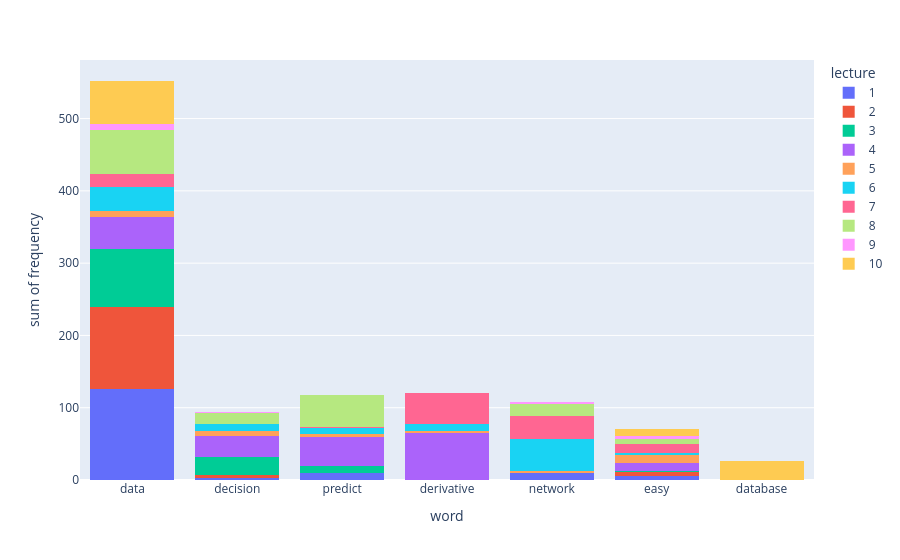

This figure's notebook cell:
### Markdown cell above
### c)

### Code cell
## Set up the frequency DF and the requested words
requestedWords = ["data", "decision", "predict", "derivative","network", "easy", "database"]
frequencyDF = pd.DataFrame(columns=["word", "lecture", "frequency"])

## Go through all rows in masterDF and collect all tokenized words until the lecture ends
currLecture = 1
lectureWords = []
currLectureWords = []

for rowIndex in masterDF.index:
    lectureNum = masterDF.loc[rowIndex, "Lecture Number"]
    if lectureNum == currLecture:
        currLectureWords.extend(tokenize_string( masterDF.loc[rowIndex, "text"]))
        continue
    else:
        lectureWords.append(currLectureWords)
        currLectureWords = tokenize_string( masterDF.loc[rowIndex, "text"])
        currLecture = lectureNum

## Append the last list
lectureWords.append(currLectureWords)

## Generate the word counts per lecture
for indx, lectureList in enumerate(lectureWords):
    lectureNum = indx+1
    valueCountDict = pd.Series(lectureList).value_counts().to_dict()
    for requestedWord in requestedWords:
        ## Check if word appears in string at all
        if requestedWord in valueCountDict.keys():
            wordCount = valueCountDict[requestedWord]
        else:
            wordCount = 0
        frequencyDF.loc[len(frequencyDF)] = [requestedWord, lectureNum, wordCount]

frequencyDF["lecture"] = frequencyDF["lecture"].astype(str)

px.histogram(frequencyDF, x="word", y="frequency", color="lecture", barmode="stack", labels={"sum of frequency": "Sum of Frequency"})

### Figure 1 — Plotly figure (JSON) as saved in the notebook; plotly's stock layout.template omitted (floating-point values rounded to 4 significant figures)
{"data": [{"bingroup": "x", "histfunc": "sum", "hovertemplate": "lecture=1<br>word=%{x}<br>sum of frequency=%{y}<extra></extra>", "legendgroup": "1", "marker": {"color": "#636efa", "pattern": {"shape": ""}}, "name": "1", "orientation": "v", "showlegend": true, "type": "histogram", "x": ["data", "decision", "predict", "derivative", "network", "easy", "database"], "xaxis": "x", "y": [126, 3, 9, 0, 9, 5, 0], "yaxis": "y"}, {"bingroup": "x", "histfunc": "sum", "hovertemplate": "lecture=2<br>word=%{x}<br>sum of frequency=%{y}<extra></extra>", "legendgroup": "2", "marker": {"color": "#EF553B", "pattern": {"shape": ""}}, "name": "2", "orientation": "v", "showlegend": true, "type": "histogram", "x": ["data", "decision", "predict", "derivative", "network", "easy", "database"], "xaxis": "x", "y": [113, 4, 0, 0, 1, 6, 0], "yaxis": "y"}, {"bingroup": "x", "histfunc": "sum", "hovertemplate": "lecture=3<br>word=%{x}<br>sum of frequency=%{y}<extra></extra>", "legendgroup": "3", "marker": {"color": "#00cc96", "pattern": {"shape": ""}}, "name": "3", "orientation": "v", "showlegend": true, "type": "histogram", "x": ["data", "decision", "predict", "derivative", "network", "easy", "database"], "xaxis": "x", "y": [80, 25, 10, 0, 0, 1, 0], "yaxis": "y"}, {"bingroup": "x", "histfunc": "sum", "hovertemplate": "lecture=4<br>word=%{x}<br>sum of frequency=%{y}<extra></extra>", "legendgroup": "4", "marker": {"color": "#ab63fa", "pattern": {"shape": ""}}, "name": "4", "orientation": "v", "showlegend": true, "type": "histogram", "x": ["data", "decision", "predict", "derivative", "network", "easy", "database"], "xaxis": "x", "y": [45, 29, 41, 65, 0, 12, 0], "yaxis": "y"}, {"bingroup": "x", "histfunc": "sum", "hovertemplate": "lecture=5<br>word=%{x}<br>sum of frequency=%{y}<extra></extra>", "legendgroup": "5", "marker": {"color": "#FFA15A", "pattern": {"shape": ""}}, "name": "5", "orientation": "v", "showlegend": true, "type": "histogram", "x": ["data", "decision", "predict", "derivative", "network", "easy", "database"], "xaxis": "x", "y": [8, 7, 4, 3, 2, 10, 0], "yaxis": "y"}, {"bingroup": "x", "histfunc": "sum", "hovertemplate": "lecture=6<br>word=%{x}<br>sum of frequency=%{y}<extra></extra>", "legendgroup": "6", "marker": {"color": "#19d3f3", "pattern": {"shape": ""}}, "name": "6", "orientation": "v", "showlegend": true, "type": "histogram", "x": ["data", "decision", "predict", "derivative", "network", "easy", "database"], "xaxis": "x", "y": [34, 9, 8, 10, 45, 4, 0], "yaxis": "y"}, {"bingroup": "x", "histfunc": "sum", "hovertemplate": "lecture=7<br>word=%{x}<br>sum of frequency=%{y}<extra></extra>", "legendgroup": "7", "marker": {"color": "#FF6692", "pattern": {"shape": ""}}, "name": "7", "orientation": "v", "showlegend": true, "type": "histogram", "x": ["data", "decision", "predict", "derivative", "network", "easy", "database"], "xaxis": "x", "y": [17, 0, 1, 42, 31, 12, 0], "yaxis": "y"}, {"bingroup": "x", "histfunc": "sum", "hovertemplate": "lecture=8<br>word=%{x}<br>sum of frequency=%{y}<extra></extra>", "legendgroup": "8", "marker": {"color": "#B6E880", "pattern": {"shape": ""}}, "name": "8", "orientation": "v", "showlegend": true, "type": "histogram", "x": ["data", "decision", "predict", "derivative", "network", "easy", "database"], "xaxis": "x", "y": [61, 16, 45, 1, 17, 7, 0], "yaxis": "y"}, {"bingroup": "x", "histfunc": "sum", "hovertemplate": "lecture=9<br>word=%{x}<br>sum of frequency=%{y}<extra></extra>", "legendgroup": "9", "marker": {"color": "#FF97FF", "pattern": {"shape": ""}}, "name": "9", "orientation": "v", "showlegend": true, "type": "histogram", "x": ["data", "decision", "predict", "derivative", "network", "easy", "database"], "xaxis": "x", "y": [9, 1, 0, 0, 3, 4, 0], "yaxis": "y"}, {"bingroup": "x", "histfunc": "sum", "hovertemplate": "lecture=10<br>word=%{x}<br>sum of frequency=%{y}<extra></extra>", "legendgroup": "10", "marker": {"color": "#FECB52", "pattern": {"shape": ""}}, "name": "10", "orientation": "v", "showlegend": true, "type": "histogram", "x": ["data", "decision", "predict", "derivative", "network", "easy", "database"], "xaxis": "x", "y": [59, 0, 0, 0, 0, 9, 26], "yaxis": "y"}], "layout": {"barmode": "stack", "legend": {"title": {"text": "lecture"}, "tracegroupgap": 0}, "margin": {"t": 60}, "xaxis": {"anchor": "y", "domain": [0, 1], "title": {"text": "word"}}, "yaxis": {"anchor": "x", "domain": [0, 1], "title": {"text": "sum of frequency"}}}}
